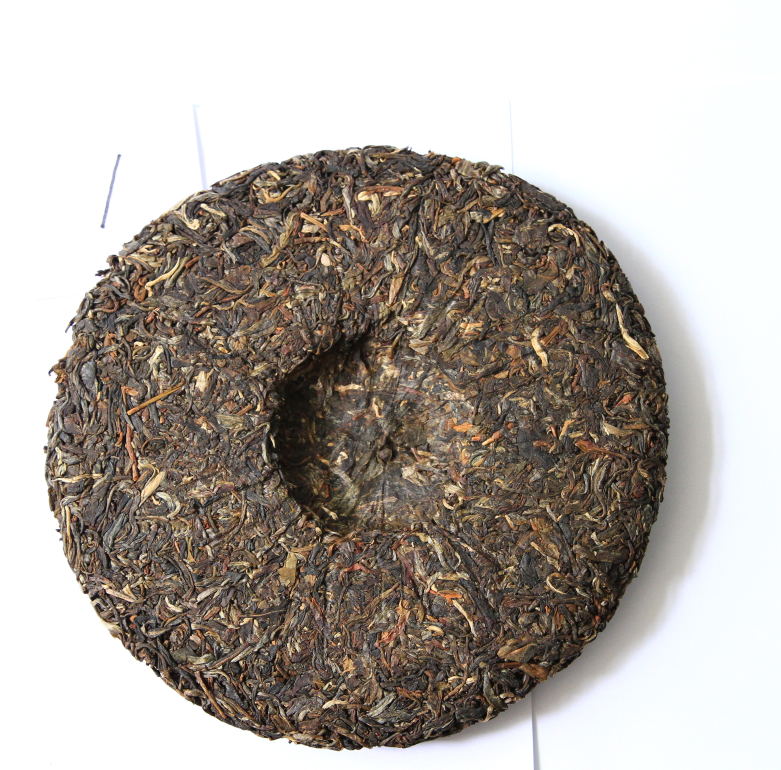
#> input picture app/cha/sample/v1/1a.JPG, 3124 x 3078 px, found by its file name (shown at 1/4 size)
$ python feature_key_point.py   (older library calls are emulated)
#> lines starting #> are read from the running program, lines starting #| are printed output that depends on the picture; after the words box and inside, x2 and y2 are one past the last pixel; in counts of white or black regions, pixels touching at a corner belong together
### app/cha/utils/feature_extract.py
# coding=utf-8

import cv2
import numpy as np


def get_gray_img(img_path):
    ori_img = cv2.imread(img_path)
#> ori_img is the input picture: shape (3078, 3124, 3); mean B, G, R 161.9, 168.5, 175.7
    gray_img = cv2.cvtColor(ori_img, cv2.COLOR_RGB2GRAY)
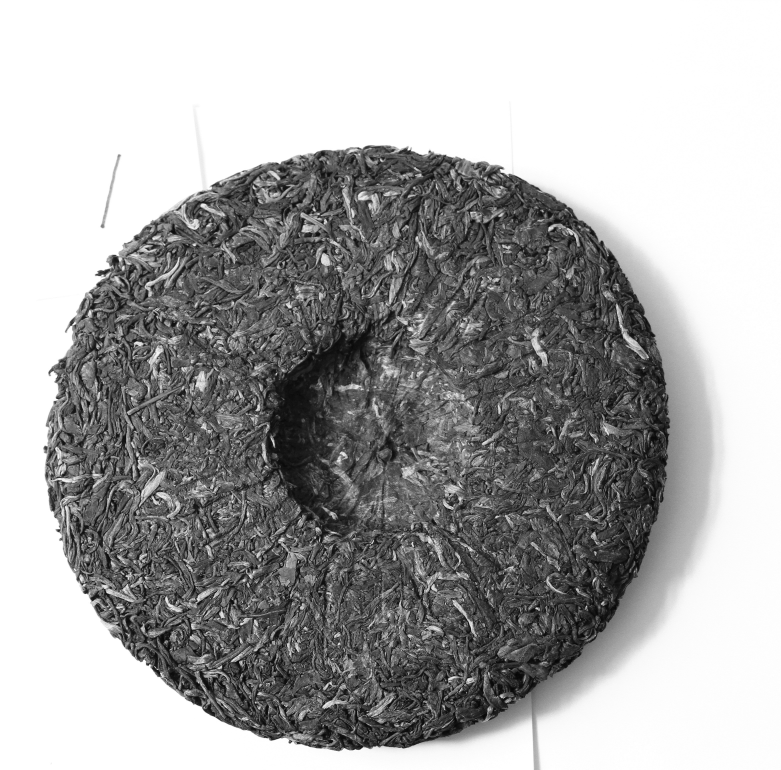
#> gray_img: shape (3078, 3124) (shown at 1/4 size); min 0, max 255, mean 167.4
    return gray_img


def get_sobel_img(img_path):
    ori_img = cv2.imread(img_path)
    gray_img = cv2.cvtColor(ori_img, cv2.COLOR_RGB2GRAY)

    # Sobel函数求完导数后会有负值，还有会大于255的值。
    # 而原图像是uint8，即8位无符号数，所以Sobel建立的图像位数不够，会有截断。
    # 因此要使用16位有符号的数据类型，即cv2.CV_16S
    x = cv2.Sobel(gray_img, cv2.CV_32F, 1, 0)
    y = cv2.Sobel(gray_img, cv2.CV_32F, 0, 1)

    # 转回uint8
    abs_x = cv2.convertScaleAbs(x)
    abs_y = cv2.convertScaleAbs(y)

    sobel_img = cv2.addWeighted(abs_x, 0.5, abs_y, 0.5, 0)
    return sobel_img


# [8 lines left out: function get_laplacian_img, not called in this run]


def get_canny_img(img_path):
    ori_img = cv2.imread(img_path)
    gray_img = cv2.cvtColor(ori_img, cv2.COLOR_RGB2GRAY)

    # 先进行高斯滤波降噪。
    blur_img = cv2.GaussianBlur(gray_img, (3, 3), 0)

    # 在进行抠取轮廓，其中apertureSize默认为3。
    return cv2.Canny(blur_img, 50, 150, L2gradient=1)


# [22 lines left out: functions get_fast_fourier_img, pretty_show_img, not called in this run]


# [26 lines that do not run on import are left out]

### app/cha/utils/feature_key_point.py
# coding=utf-8

import cv2

import cha.utils.feature_extract as ife


def orb_img(img, features_count):
    orb = cv2.ORB_create(features_count)
    orb_key_points, orb_desc = orb.detectAndCompute(img, None)
    orb_signed_img = cv2.drawKeypoints(img, orb_key_points, None)

    return orb_key_points, orb_desc, orb_signed_img


def sift_img(img):
    sift = cv2.xfeatures2d.SIFT_create()
    # sift = cv2.SIFT()
    sift_key_points, sift_desc = sift.detectAndCompute(img, None)
    sift_signed_img = cv2.drawKeypoints(img, sift_key_points, None)

    return sift_key_points, sift_desc, sift_signed_img


def surf_img(img):
    surf = cv2.xfeatures2d.SURF_create()
    surf_key_points, surf_desc = surf.detectAndCompute(img, None)
    surf_signed_img = cv2.drawKeypoints(img, surf_key_points, None)

    return surf_key_points, surf_desc, surf_signed_img


if __name__ == '__main__':
    # jpg = "/Users/philip.du/Documents/Projects/research/tea-recognition/sample_1/1a.JPG"
    # jpg = "/Users/philip.du/Downloads/image1.JPG"
    jpg = "/Users/philip.du/Documents/Projects/research/soucha/app/cha/sample/v1/1a.JPG"

    ## ----  orb --- ##

    gray_img = ife.get_gray_img(jpg)
    key_points, desc, signed_img = orb_img(cv2.resize(gray_img, (128, 128)), 200)
#> in orb_img, `orb_key_points, orb_desc = orb.detectAndCompute(img, None)`: orb_key_points = 117 keypoints; strongest (x, y, size): (31, 32, 31), (32, 87, 31), (67, 90, 31), (70, 89, 31)
#> key_points has the same summary as orb_key_points in orb_img
    print("gray# kps: {}, descriptors: {}".format(len(key_points), desc.shape))
#| gray# kps: 117, descriptors: (117, 32)
    cv2.imwrite("gray_img.orb.signed.jpg", signed_img)

    sobel_img = ife.get_sobel_img(jpg)
#> in get_sobel_img, `x = cv2.Sobel(gray_img, cv2.CV_32F, 1, 0)`:
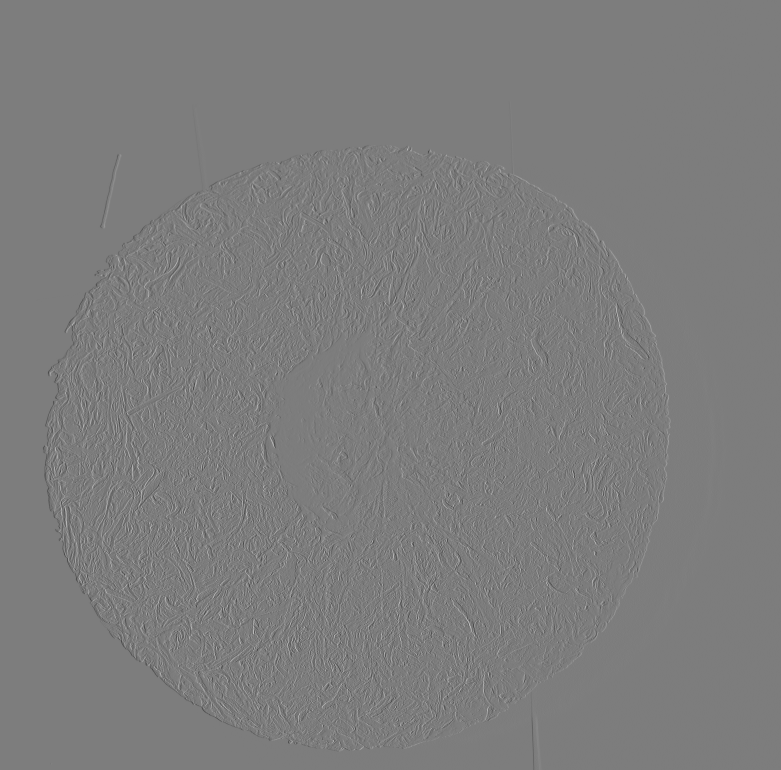
#> x: shape (3078, 3124) float32 (shown at 1/4 size); min -860, max 894, mean 0; drawn with min black and max white
#> in get_sobel_img, `sobel_img = cv2.addWeighted(abs_x, 0.5, abs_y, 0.5, 0)`:
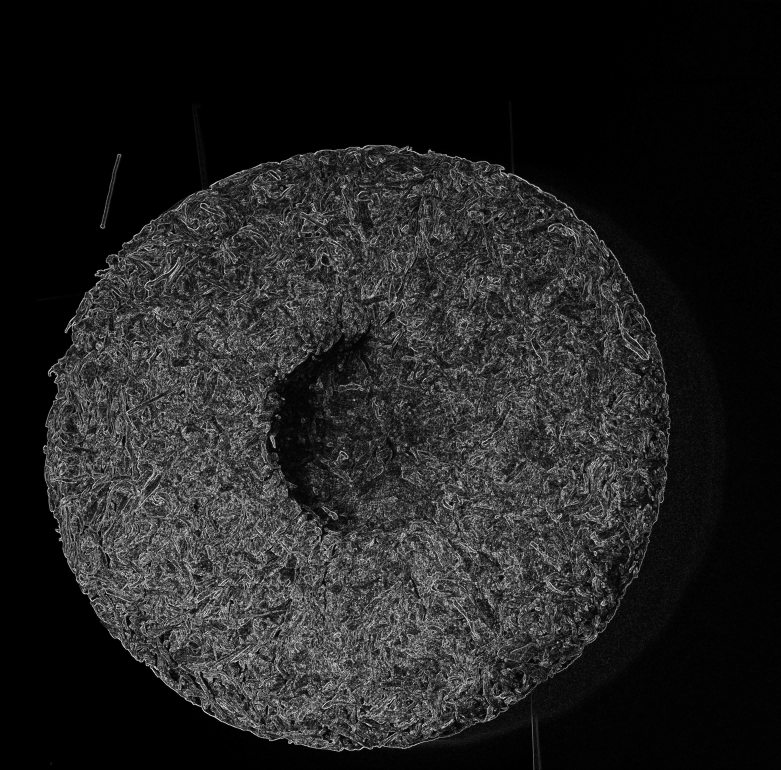
#> sobel_img: shape (3078, 3124) (shown at 1/4 size); min 0, max 255, mean 33.6
    key_points, desc, signed_img = orb_img(cv2.resize(sobel_img, (128, 128)), 200)
#> in orb_img (call 2), `orb_key_points, orb_desc = orb.detectAndCompute(img, None)`: orb_key_points = 110 keypoints; strongest (x, y, size): (35, 96, 31), (77, 77, 31), (47, 89, 31), (58, 96, 31)
#> key_points has the same summary as orb_key_points in orb_img
    print("sobel# kps: {}, descriptors: {}".format(len(key_points), desc.shape))
#| sobel# kps: 110, descriptors: (110, 32)
    cv2.imwrite("sobel_img.orb.signed.jpg", signed_img)

    canny_img = ife.get_canny_img(jpg)
#> in get_canny_img, `return cv2.Canny(blur_img, 50, 150, L2gradient=1)`:
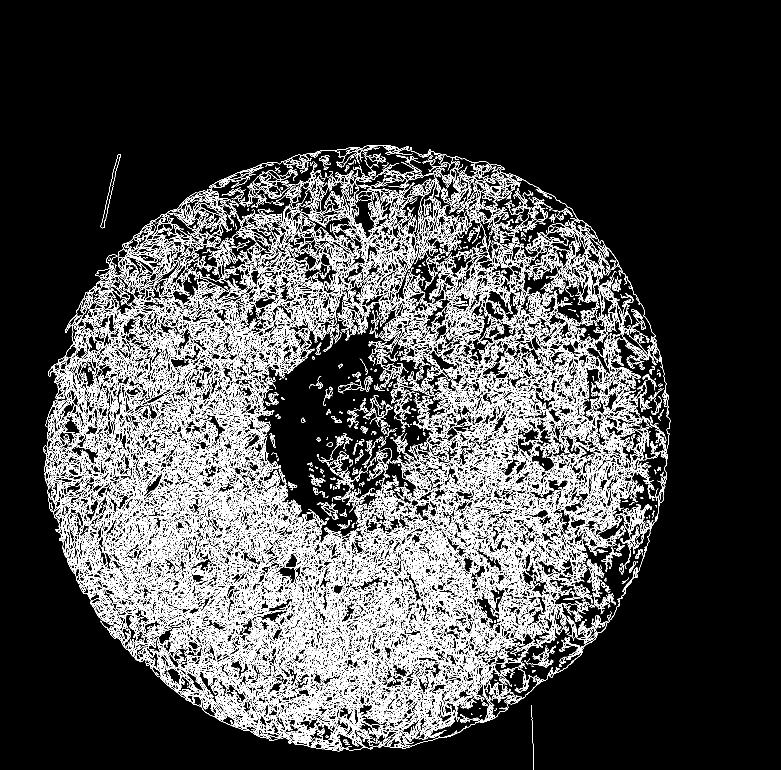
#> returned value: shape (3078, 3124) (shown at 1/4 size); 9.5% white in thin lines or dots, all inside (x1, y1, x2, y2) = (173, 581, 2681, 3078)
    key_points, desc, signed_img = orb_img(cv2.resize(canny_img, (128, 128)), 200)
#> call 3 of orb_img, with features_count = 200
#> in orb_img (call 3), `orb_key_points, orb_desc = orb.detectAndCompute(img, None)`: orb_key_points = 115 keypoints; strongest (x, y, size): (57, 53, 31), (57, 51, 31), (40, 95, 31), (55, 55, 31)
#> in orb_img (call 3), `orb_signed_img = cv2.drawKeypoints(img, orb_key_points, None)`:
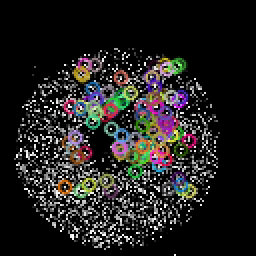
#> orb_signed_img: shape (128, 128, 3) (shown 2 times larger); mean of channels 0, 1, 2 31.8, 32.9, 34.3; drawn as B, G, R
#> key_points has the same summary as orb_key_points in orb_img
    print("canny# kps: {}, descriptors: {}".format(len(key_points), desc.shape))
#| canny# kps: 115, descriptors: (115, 32)
    cv2.imwrite("canny_img.orb.signed.jpg", signed_img)

    ## ----  sift --- ##

    gray_img = ife.get_gray_img(jpg)
    key_points, desc, signed_img = sift_img(cv2.resize(gray_img, (128, 128)))
#> in sift_img, `sift_key_points, sift_desc = sift.detectAndCompute(img, None)`: sift_key_points = 51 keypoints; strongest (x, y, size): (61, 67, 53.5), (67, 122, 2.2), (9, 81, 2.3), (23, 40, 1.9)
#> key_points has the same summary as sift_key_points in sift_img
    print("gray# kps: {}, descriptors: {}".format(len(key_points), desc.shape))
#| gray# kps: 51, descriptors: (51, 128)
    cv2.imwrite("gray_img.signed.jpg", signed_img)

    sobel_img = ife.get_sobel_img(jpg)
    key_points, desc, signed_img = sift_img(cv2.resize(sobel_img, (128, 128)))
#> in sift_img (call 2), `sift_key_points, sift_desc = sift.detectAndCompute(img, None)`: sift_key_points = 61 keypoints; strongest (x, y, size): (49, 96, 1.9), (54, 106, 1.8), (74, 76, 2.4), (29, 59, 2)
#> in sift_img (call 2), `sift_signed_img = cv2.drawKeypoints(img, sift_key_points, None)`:
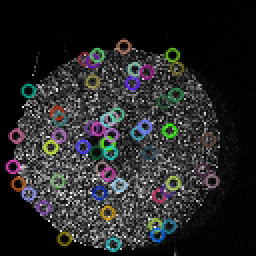
#> sift_signed_img: shape (128, 128, 3) (shown 2 times larger); mean of channels 0, 1, 2 39.3, 38.9, 38.5; drawn as B, G, R
#> key_points has the same summary as sift_key_points in sift_img
    print("sobel# kps: {}, descriptors: {}".format(len(key_points), desc.shape))
#| sobel# kps: 61, descriptors: (61, 128)
    cv2.imwrite("sobel_img.signed.jpg", signed_img)

    canny_img = ife.get_canny_img(jpg)
    key_points, desc, signed_img = sift_img(cv2.resize(canny_img, (128, 128)))
#> in sift_img (call 3), `sift_key_points, sift_desc = sift.detectAndCompute(img, None)`: sift_key_points = 75 keypoints; strongest (x, y, size): (11, 84, 2), (85, 65, 1.9), (74, 76, 2.4), (27, 106, 1.9)
#> in sift_img (call 3), `sift_signed_img = cv2.drawKeypoints(img, sift_key_points, None)`:
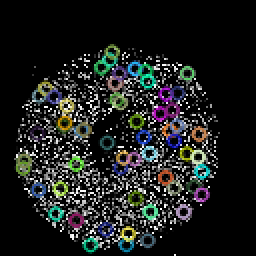
#> sift_signed_img: shape (128, 128, 3) (shown 2 times larger); mean of channels 0, 1, 2 30.4, 31.7, 29.4; drawn as B, G, R
#> key_points has the same summary as sift_key_points in sift_img
    print("canny# kps: {}, descriptors: {}".format(len(key_points), desc.shape))
#| canny# kps: 75, descriptors: (75, 128)
    cv2.imwrite("canny_img.signed.jpg", signed_img)

    ## ----  surf --- ##

    gray_img = ife.get_gray_img(jpg)
#> (the run stopped early here; a loop or call above may not have finished)

$ run again, with app/cha/sample/v1/2a.JPG copied over app/cha/sample/v1/1a.JPG
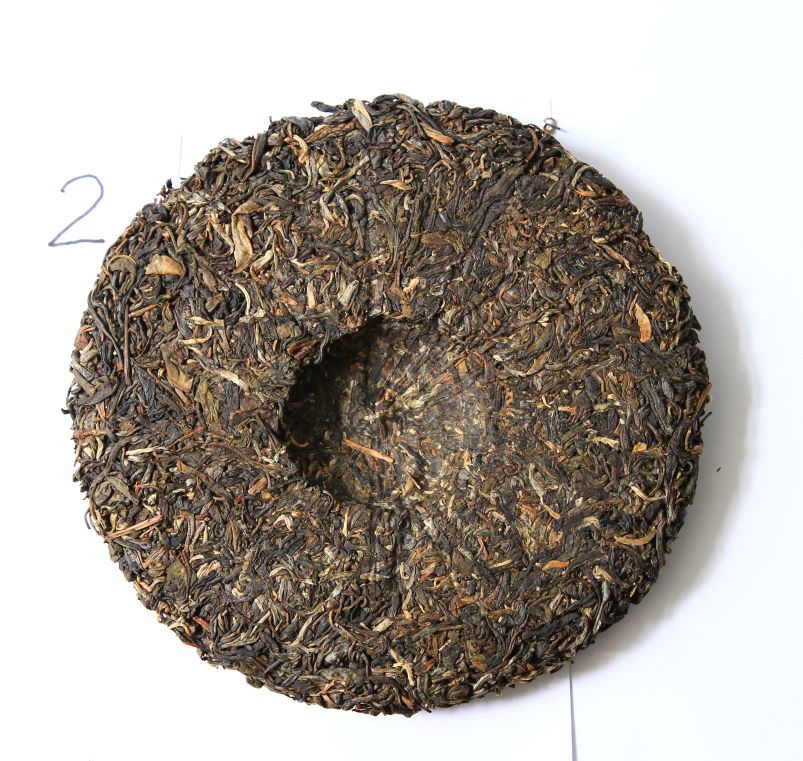
#> input picture app/cha/sample/v1/2a.JPG, 3209 x 3043 px, found by its file name (shown at 1/4 size)
#> in get_gray_img, ori_img is the input picture: shape (3043, 3209, 3); mean B, G, R 157.5, 165.2, 172.4
#> orb_key_points = 117 keypoints; strongest (x, y, size): (55, 49, 31), (42, 41, 31), (42, 43, 31), (38, 43, 31)
#> `key_points, desc, signed_img = orb_img(cv2.resize(gray_img, (128, 128)..`: key_points has the same summary as orb_key_points in orb_img
#| gray# kps: 117, descriptors: (117, 32)
#> orb_key_points = 114 keypoints; strongest (x, y, size): (71, 49, 31), (83, 94, 31), (64, 48, 31), (84, 41, 31)
#> `key_points, desc, signed_img = orb_img(cv2.resize(sobel_img, (128, 128..`: key_points has the same summary as orb_key_points in orb_img
#| sobel# kps: 114, descriptors: (114, 32)
#> in get_canny_img, `return cv2.Canny(blur_img, 50, 150, L2gradient=1)`:
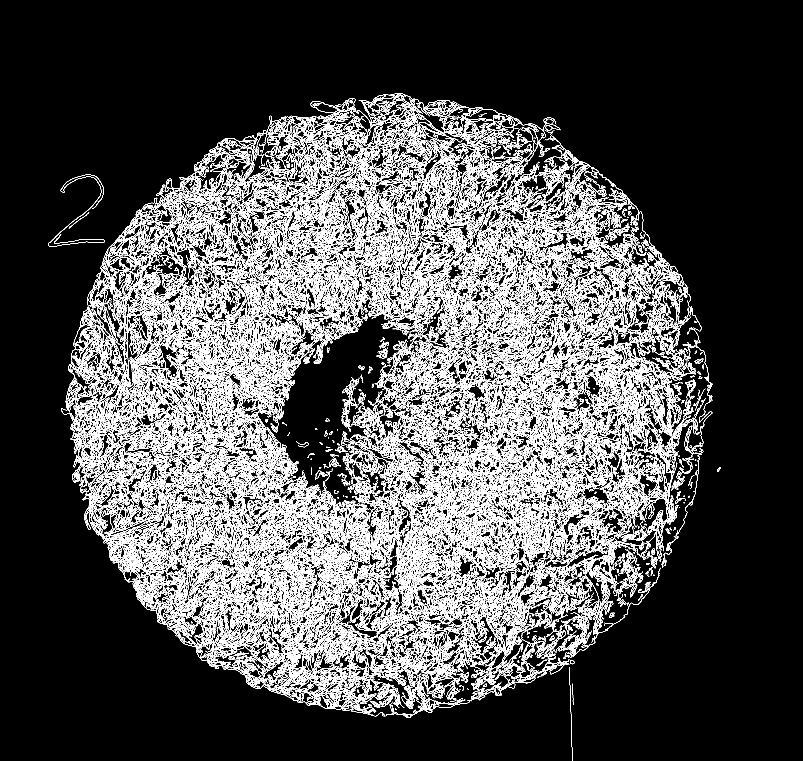
#> returned value: shape (3043, 3209) (shown at 1/4 size); 10.8% white in thin lines or dots, all inside (x1, y1, x2, y2) = (193, 372, 2883, 3043)
#> orb_key_points = 116 keypoints; strongest (x, y, size): (84, 41, 31), (86, 89, 31), (84, 87, 31), (83, 94, 31)
#> `key_points, desc, signed_img = orb_img(cv2.resize(canny_img, (128, 128..`: key_points has the same summary as orb_key_points in orb_img
#| canny# kps: 116, descriptors: (116, 32)
#> sift_key_points = 83 keypoints; strongest (x, y, size): (22, 97, 1.8), (14, 79, 1.9), (61, 63, 53.7), (17, 88, 1.9)
#> `key_points, desc, signed_img = sift_img(cv2.resize(gray_img, (128, 128..`: key_points has the same summary as sift_key_points in sift_img
#| gray# kps: 83, descriptors: (83, 128)
#> sift_key_points = 59 keypoints; strongest (x, y, size): (62, 43, 2.2), (82, 96, 1.9), (62, 97, 2.1), (22, 92, 4.6)
#> `key_points, desc, signed_img = sift_img(cv2.resize(sobel_img, (128, 12..`: key_points has the same summary as sift_key_points in sift_img
#| sobel# kps: 59, descriptors: (59, 128)
#> sift_key_points = 114 keypoints; strongest (x, y, size): (84, 53, 1.9), (86, 32, 1.9), (76, 113, 1.9), (42, 99, 2)
#> in sift_img (call 3), `sift_signed_img = cv2.drawKeypoints(img, sift_key_points, None)`:
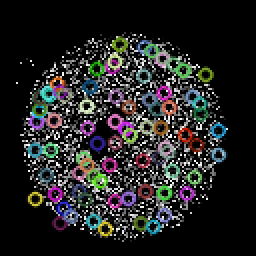
#> sift_signed_img: shape (128, 128, 3) (shown 2 times larger); mean of channels 0, 1, 2 35.8, 35.9, 35.8; drawn as B, G, R
#> `key_points, desc, signed_img = sift_img(cv2.resize(canny_img, (128, 12..`: key_points has the same summary as sift_key_points in sift_img
#| canny# kps: 114, descriptors: (114, 128)

$ run again, with app/cha/sample/v1/3a.JPG copied over app/cha/sample/v1/1a.JPG
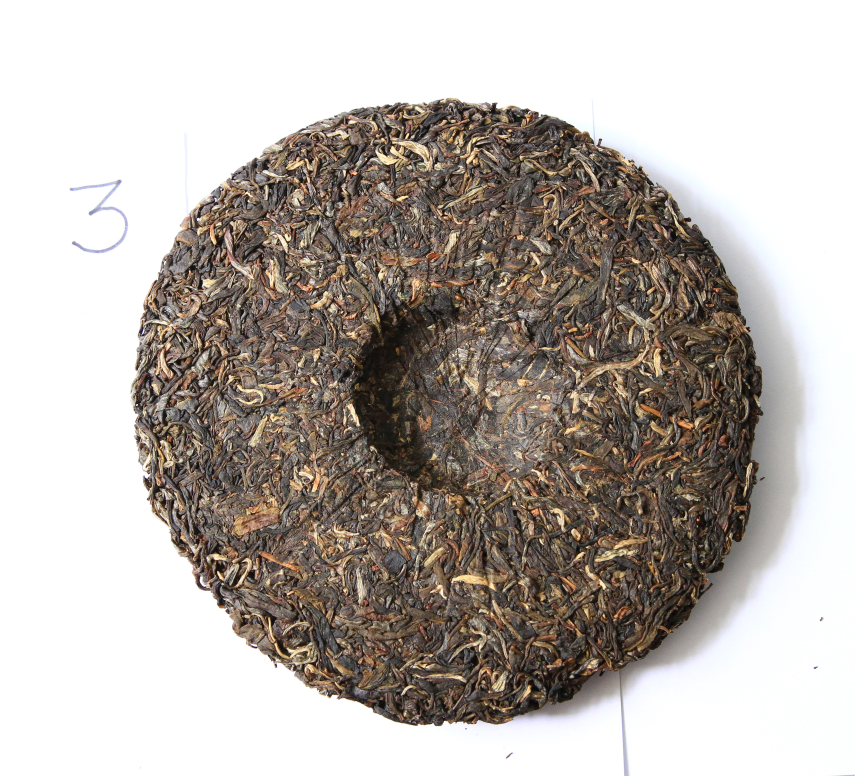
#> input picture app/cha/sample/v1/3a.JPG, 3418 x 3104 px, found by its file name (shown at 1/4 size)
#> in get_gray_img, ori_img is the input picture: shape (3104, 3418, 3); mean B, G, R 169.9, 175.7, 182.8
#> orb_key_points = 114 keypoints; strongest (x, y, size): (37, 45, 31), (44, 32, 31), (31, 33, 31), (70, 95, 31)
#> `key_points, desc, signed_img = orb_img(cv2.resize(gray_img, (128, 128)..`: key_points has the same summary as orb_key_points in orb_img
#| gray# kps: 114, descriptors: (114, 32)
#> orb_key_points = 118 keypoints; strongest (x, y, size): (91, 48, 31), (71, 32, 31), (88, 86, 31), (84, 87, 31)
#> `key_points, desc, signed_img = orb_img(cv2.resize(sobel_img, (128, 128..`: key_points has the same summary as orb_key_points in orb_img
#| sobel# kps: 118, descriptors: (118, 32)
#> in get_canny_img, `return cv2.Canny(blur_img, 50, 150, L2gradient=1)`:
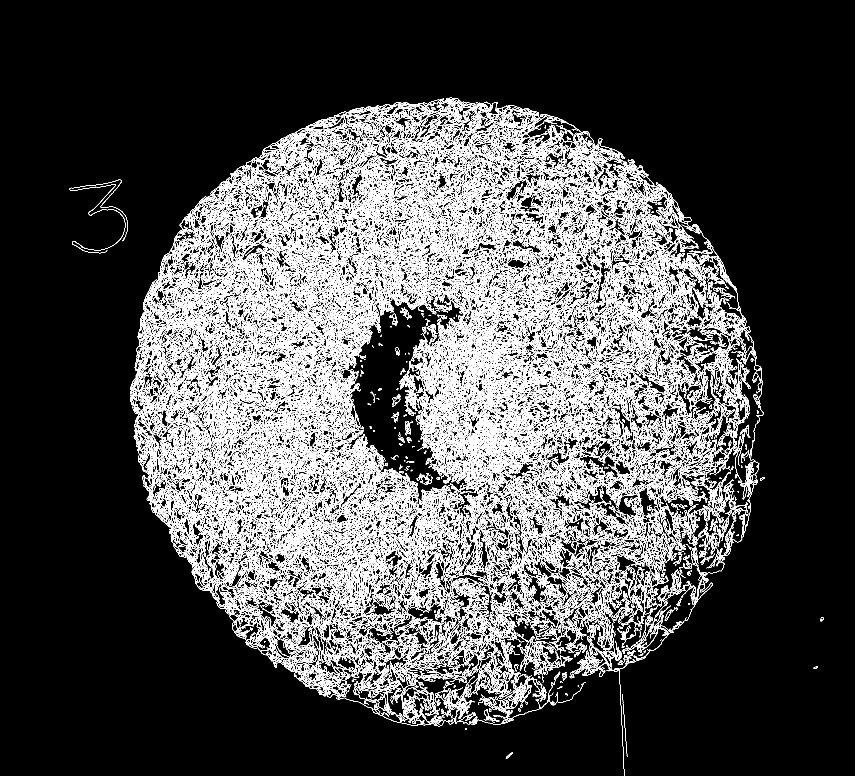
#> returned value: shape (3104, 3418) (shown at 1/4 size); 10.5% white in thin lines or dots, all inside (x1, y1, x2, y2) = (278, 391, 3294, 3104)
#> orb_key_points = 119 keypoints; strongest (x, y, size): (50, 50, 31), (77, 56, 31), (80, 91, 31), (46, 45, 31)
#> `key_points, desc, signed_img = orb_img(cv2.resize(canny_img, (128, 128..`: key_points has the same summary as orb_key_points in orb_img
#| canny# kps: 119, descriptors: (119, 32)
#> sift_key_points = 61 keypoints; strongest (x, y, size): (65, 63, 52.7), (32, 33, 1.9), (24, 48, 2.1), (57, 116, 1.9)
#> `key_points, desc, signed_img = sift_img(cv2.resize(gray_img, (128, 128..`: key_points has the same summary as sift_key_points in sift_img
#| gray# kps: 61, descriptors: (61, 128)
#> sift_key_points = 73 keypoints; strongest (x, y, size): (71, 31, 2), (22, 79, 1.9), (69, 19, 2), (94, 48, 1.9)
#> `key_points, desc, signed_img = sift_img(cv2.resize(sobel_img, (128, 12..`: key_points has the same summary as sift_key_points in sift_img
#| sobel# kps: 73, descriptors: (73, 128)
#> sift_key_points = 84 keypoints; strongest (x, y, size): (42, 84, 1.8), (92, 52, 2.6), (99, 38, 2.1), (43, 73, 2.5)
#> in sift_img (call 3), `sift_signed_img = cv2.drawKeypoints(img, sift_key_points, None)`:
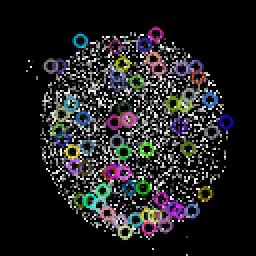
#> sift_signed_img: shape (128, 128, 3) (shown 2 times larger); mean of channels 0, 1, 2 34, 32.9, 33.2; drawn as B, G, R
#> `key_points, desc, signed_img = sift_img(cv2.resize(canny_img, (128, 12..`: key_points has the same summary as sift_key_points in sift_img
#| canny# kps: 84, descriptors: (84, 128)
